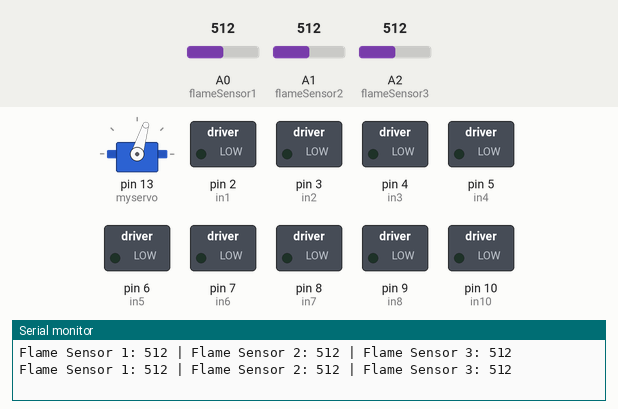
A sketch run on a simulated Arduino Uno, built with avr-gcc and run on an emulated ATmega328P. On the bench: servo, switched loads named in the sketch (green lamp = pin HIGH), the last lines printed to the serial monitor. Inputs (shaded band) come from the test bench; at power-on: A0 (flameSensor1) = 512, A1 (flameSensor2) = 512, A2 (flameSensor3) = 512.

Above: at 7.9 s.
8.0 s: A0 (flameSensor1) set to 681
At 8.2 s:
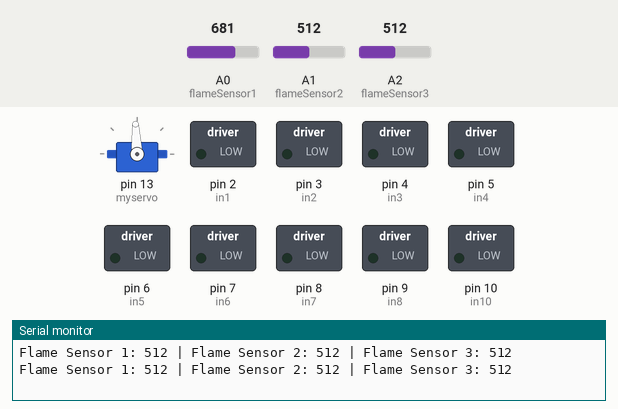
16.0 s: A0 (flameSensor1) set to 712
At 27.6 s:
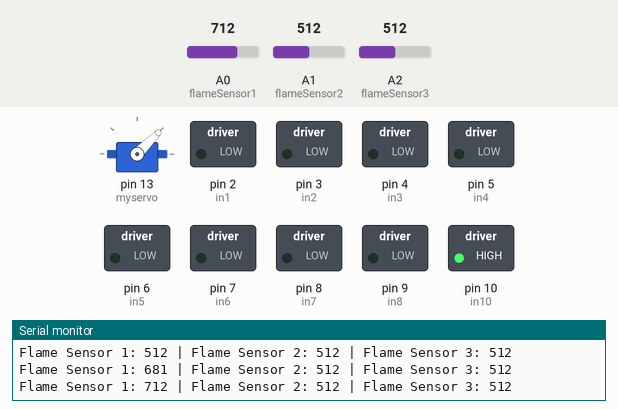
29.8 s: A1 (flameSensor2) set to 689
37.8 s: A1 (flameSensor2) set to 711
At 43.06 s:
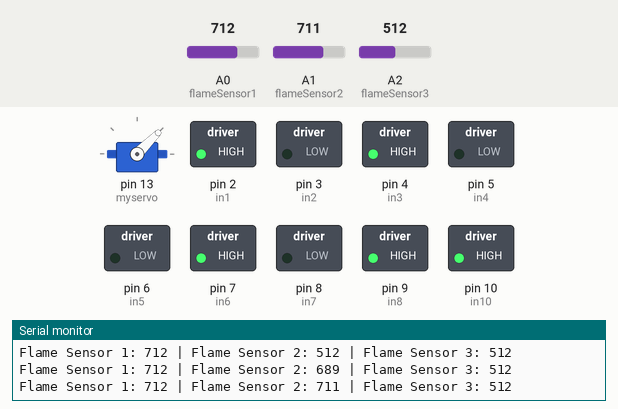
51.5 s: A2 (flameSensor3) set to 683
59.5 s: A2 (flameSensor3) set to 718
At 59.73 s:
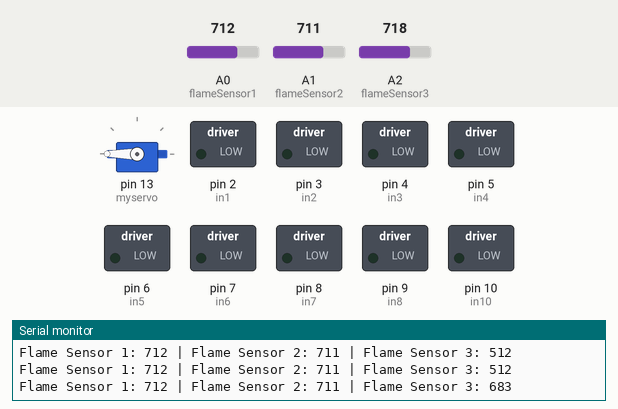
Timing chart, 0 to 68.5 s (numbered marks = the images above; inputs shaded):
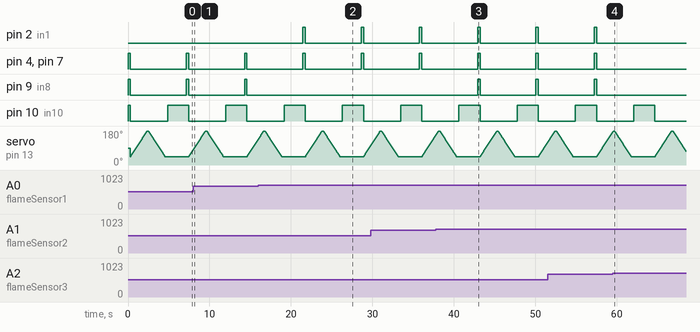

The sketch:

Arduino.ino
```cpp
#include <Servo.h>

Servo myservo;
int pos = 0;  //servo motor
// Motor A
int in1 = 2;
int in2 = 3;

// Motor B
int in3 = 4;
int in4 = 5;

// Motor C
int in5 = 6;
int in6 = 7;

// Motor D
int in7 = 8;
int in8 = 9;

int in10=10;// pump Motor
// Flame sensors
int flameSensor1 = A0; // Analog pin for Flame Sensor 1
int flameSensor2 = A1; // Analog pin for Flame Sensor 2
int flameSensor3 = A2; // Analog pin for Flame Sensor 3

void setup() {
  // Set all the motor control pins to outputs for Motors A, B, C, and D
  pinMode(in1, OUTPUT);
  pinMode(in2, OUTPUT);
  pinMode(in3, OUTPUT);
  pinMode(in4, OUTPUT);
  pinMode(in5, OUTPUT);
  pinMode(in6, OUTPUT);
  pinMode(in7, OUTPUT);
  pinMode(in8, OUTPUT);
  pinMode(in10, OUTPUT);

  // Set all the flame sensor pins to inputs
  pinMode(flameSensor1, INPUT);
  pinMode(flameSensor2, INPUT);
  pinMode(flameSensor3, INPUT);

 myservo.attach(13);
  Serial.begin(9600); // Initialize serial communication
}

void runServoMotor()
{
  digitalWrite(in10, LOW);
     for (pos = 45; pos <= 185; pos += 1) { // goes from 0 degrees to 180 degrees
    // in steps of 1 degree
    myservo.write(pos);              // tell servo to go to position in variable 'pos'
    delay(15);                       // waits 15ms for the servo to reach the position
  }
  for (pos = 185; pos >= 45; pos -= 1) { // goes from 180 degrees to 0 degrees
    myservo.write(pos);              // tell servo to go to position in variable 'pos'
    delay(15);                       // waits 15ms for the servo to reach the position
  }
  delay(300);
  digitalWrite(in10, HIGH);
}
void put_off_fire()
{
    digitalWrite(in1, LOW);
    digitalWrite(in2, LOW);
    digitalWrite(in3, LOW);
    digitalWrite(in4, LOW);
    digitalWrite(in5, LOW);
    digitalWrite(in6, LOW);
    digitalWrite(in7, LOW);
    digitalWrite(in8, LOW);
    runServoMotor();
    delay(2000);
    return;
}
void loop() {
  // Read flame sensor values
  int flameValue1 = analogRead(flameSensor1);
  int flameValue2 = analogRead(flameSensor2);
  int flameValue3 = analogRead(flameSensor3);

  // Print flame sensor values to Serial Monitor
  Serial.print("Flame Sensor 1: ");
  Serial.print(flameValue1);
  Serial.print(" | Flame Sensor 2: ");
  Serial.print(flameValue2);
  Serial.print(" | Flame Sensor 3: ");
  Serial.println(flameValue3);

if (flameValue1<700) { //1
    // Move towards the right
    // Serial.println("Flame 1 is making it turn right");
    digitalWrite(in1, LOW);
    digitalWrite(in2, LOW);
    digitalWrite(in3, HIGH);
    digitalWrite(in4, LOW);
    digitalWrite(in5, LOW);
    digitalWrite(in6, HIGH);
    digitalWrite(in7, LOW);
    digitalWrite(in8, HIGH);
    digitalWrite(in10, HIGH);
        delay(300);
    digitalWrite(in1, LOW);
    digitalWrite(in2, LOW);
    digitalWrite(in3, LOW);
    digitalWrite(in4, LOW);
    digitalWrite(in5, LOW);
    digitalWrite(in6, LOW);
    digitalWrite(in7, LOW);
    digitalWrite(in8, LOW);
    digitalWrite(in10, HIGH);
  // } else if (flameValue2 < flameValue1 && flameValue2<flameValue3 && flameValue2<800) { //working
    } else if (flameValue2<700) { //working
    // Move towards the left
    // Serial.println("Flame 2 is making it turn left");
    digitalWrite(in1, HIGH);
    digitalWrite(in2, LOW);
    digitalWrite(in3, HIGH);
    digitalWrite(in4, LOW);
    digitalWrite(in5, LOW);
    digitalWrite(in6, HIGH);
    digitalWrite(in7, LOW);
    digitalWrite(in8, LOW);
    digitalWrite(in10, HIGH);
    delay(300);
    digitalWrite(in1, LOW);
    digitalWrite(in2, LOW);
    digitalWrite(in3, LOW);
    digitalWrite(in4, LOW);
    digitalWrite(in5, LOW);
    digitalWrite(in6, LOW);
    digitalWrite(in7, LOW);
    digitalWrite(in8, LOW);
    digitalWrite(in10, HIGH);

      } else if (flameValue3<700) {
    // Move forward (or perform an appropriate action based on your setup)
    // Adjust this part based on your specific requirements
    // Serial.println("Flame 3 is making it go straight");
    digitalWrite(in1, HIGH);
    digitalWrite(in2, LOW);
    digitalWrite(in3, HIGH);
    digitalWrite(in4, LOW);
    digitalWrite(in5, LOW);
    digitalWrite(in6, HIGH);
    digitalWrite(in7, LOW);
    digitalWrite(in8, HIGH);
    digitalWrite(in10, HIGH);
    delay(300);
    digitalWrite(in1, LOW);
    digitalWrite(in2, LOW);
    digitalWrite(in3, LOW);
    digitalWrite(in4, LOW);
    digitalWrite(in5, LOW);
    digitalWrite(in6, LOW);
    digitalWrite(in7, LOW);
    digitalWrite(in8, LOW);
    digitalWrite(in10, HIGH);
  } else {
    // Serial.println("No flame detected");
    digitalWrite(in1, LOW);
    digitalWrite(in2, LOW);
    digitalWrite(in3, LOW);
    digitalWrite(in4, LOW);
    digitalWrite(in5, LOW);
    digitalWrite(in6, LOW);
    digitalWrite(in7, LOW);
    digitalWrite(in8, LOW);
    digitalWrite(in10, HIGH);
    delay(300);
  }
  if((500<flameValue1<600  ||  500<flameValue2<600  || 500<flameValue3<600) && flameValue1!=1023 && flameValue2!=1023 && flameValue3!=1023) //stop it and start the motor
  {
      put_off_fire();
  }
  delay(300);
}
```

Measured:
- the behaviour switches between 699 and 700 on A0 (flameSensor1) (found by bisection; images 1 and 2)
- the behaviour switches between 699 and 700 on A1 (flameSensor2) (found by bisection; images 2 and 3)
- the behaviour switches between 699 and 700 on A2 (flameSensor3) (found by bisection; images 3 and 4)
- after the input at 16.0 s, pin 2 (in1): alternates HIGH for 0.30 s and LOW for 6.9 s, starting after 5.5 s; pin 9 (in8): stops changing and stays LOW
- after the input at 37.8 s, pin 9 (in8): alternates HIGH for 0.30 s and LOW for 6.9 s, starting after 5.1 s
- after the input at 59.5 s, pin 2 (in1), pin 4 (in3), pin 7 (in6), pin 9 (in8): stays LOW (without the input it goes to HIGH after 4.9 s)
- by itself, pin 4 (in3), pin 7 (in6): alternates HIGH for 0.30 s and LOW for 6.9 s
- by itself, pin 10 (in10): alternates HIGH for 2.6 s and LOW for 4.6 s
